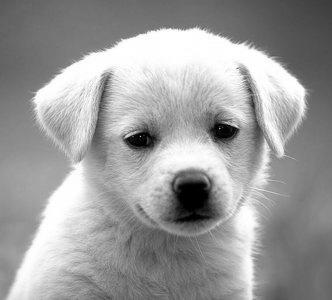
#> input picture A1/A1_resources/puppy.jpg, 332 x 300 px
$ python Q6.py   (older library calls are emulated)
#> lines starting #> are read from the running program, lines starting #| are printed output that depends on the picture; after the words box and inside, x2 and y2 are one past the last pixel; in counts of white or black regions, pixels touching at a corner belong together
#> further down, img is the input picture: shape (300, 332) float64; min 0, max 1, mean 0.611
import numpy as np
import pdb

from skimage import img_as_ubyte
from skimage.io import imread
import matplotlib.pyplot as plt


def BitQuantized(img, k):
    """Bit Quantized image."""
#> called with k = 1
    quant = 2**k - 1
    if quant > 255 or quant < 1:
        raise ValueError("Invalid value for k")

    m, n = img.shape
#> m = 300; n = 332

    scaled_img = img.astype(np.float)
    scaled_img = scaled_img/255

    quant_img = (scaled_img * quant).astype(np.int)
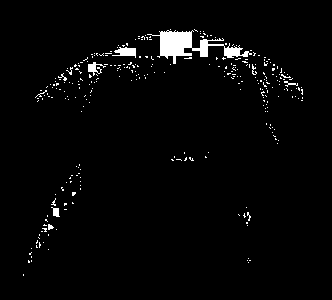
#> quant_img: shape (300, 332) int64; values 0 (black) and 1 (white), 2.5% white; 295 white regions (287 under 20 px), largest, box (x1, y1, x2, y2) and area: (147, 30, 252, 64) 1215, (112, 47, 136, 58) 160, (88, 62, 106, 76) 107

    rescaled_img = quant_img.astype(np.float)
    rescaled_img = rescaled_img/quant

    new_img = (rescaled_img * 255).astype(np.uint8)
    return new_img


def showImages(img, result):
    """Show the two images."""
    fig = plt.figure()
    ax = fig.add_subplot(121)
    ax.imshow(img, 'gray')
    ax.set_xticks([])
    ax.set_yticks([])
    ax.set_title("Original")

    ax = fig.add_subplot(122)
    ax.imshow(result, 'gray')
    ax.set_xticks([])
    ax.set_yticks([])
    ax.set_title("Quantized")

    plt.show()
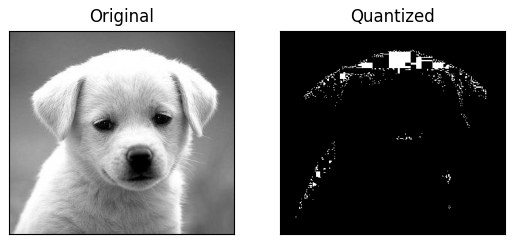
#> figure drawn by matplotlib, 2 panels


def plot_Quantized(img):
    """Plot BitQuantized images for all valid k."""
    for k in range(1, 8):
        new_img = BitQuantized(img, k)
        print("{} bit Quantized image".format(k))
        showImages(img, new_img)


if __name__ == "__main__":
    # Read image and convert to 8bit grayscale
    img = imread("A1_resources/puppy.jpg", as_gray=True)
    img = img_as_ubyte(img)

    # Do histogram equilization
    result = BitQuantized(img, 1)

    # See the results
    showImages(img, result)
    pdb.set_trace()

$ run again, with A1/A1_resources/bg_2.jpg copied over A1/A1_resources/puppy.jpg
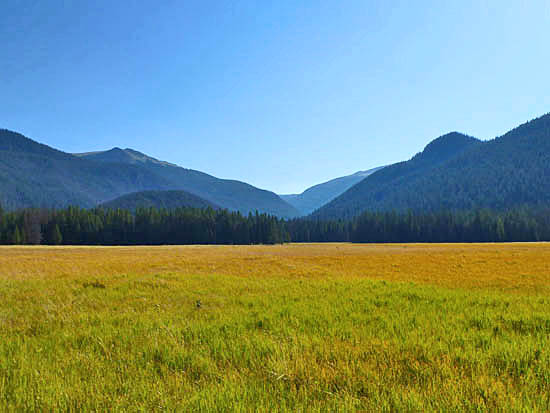
#> input picture A1/A1_resources/bg_2.jpg, 550 x 413 px
#> `img = imread("A1_resources/puppy.jpg", as_gray=True)`:
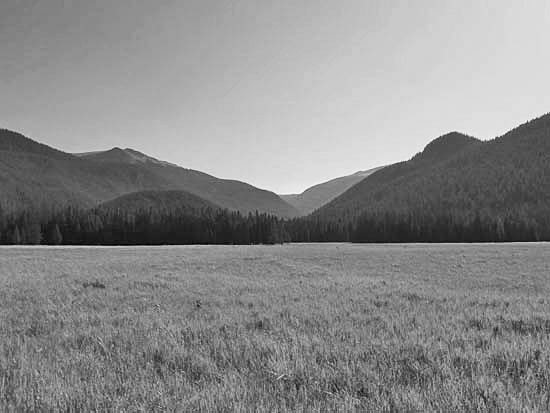
#> img: shape (413, 550) float64; min 0.00141, max 0.976, mean 0.544
#> quant_img: shape (413, 550) int64; every value is 0
#> new_img: shape (413, 550); every value is 0
#> in showImages, `plt.show()`:
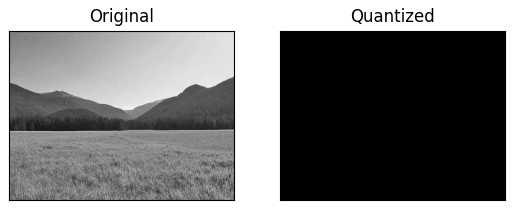
#> figure drawn by matplotlib, 2 panels
